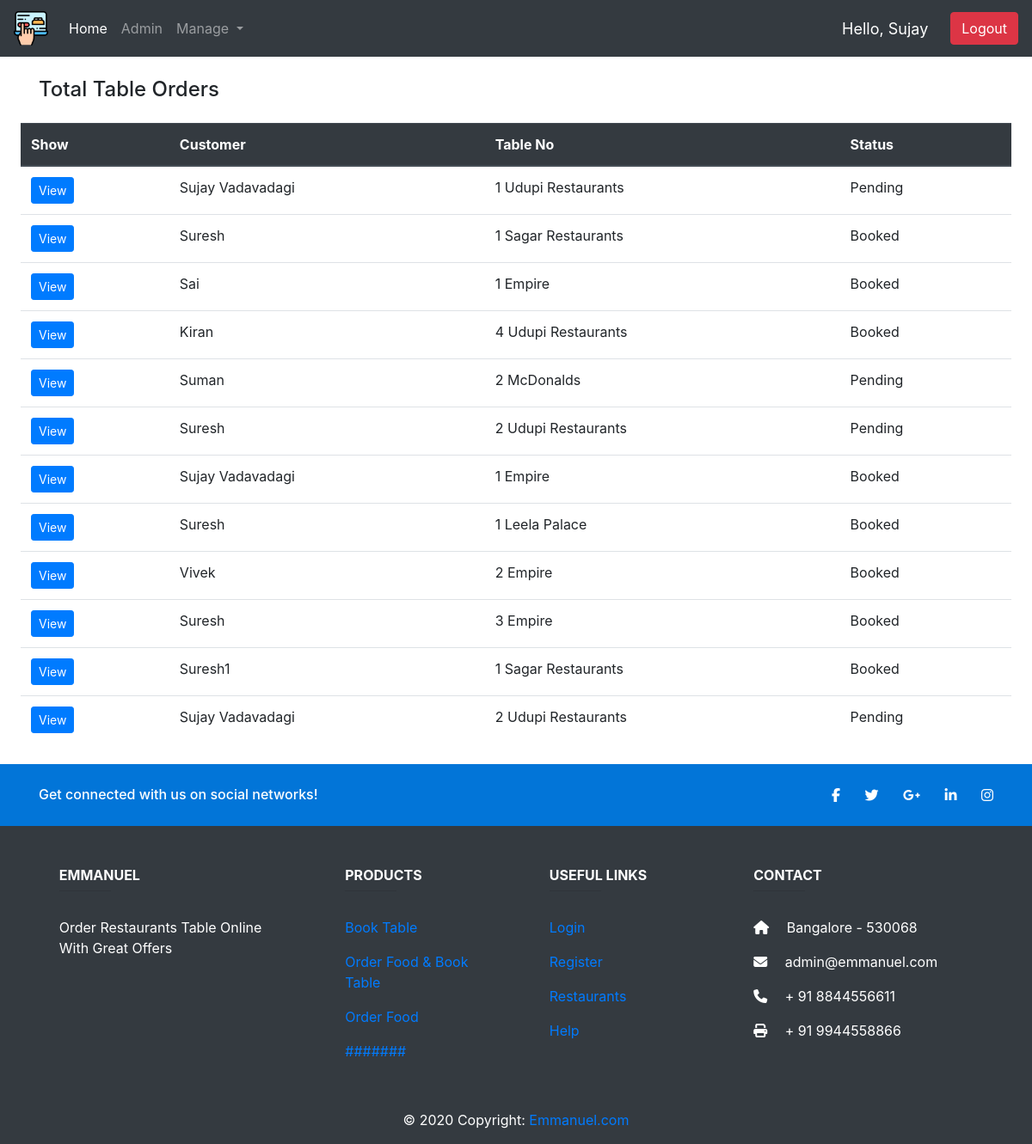
The page /admindash/show_torder (signed in) on the database its author committed.
### tablebooking/models.py (models this page shows, shortened)
class BookTable(models.Model):
    STATUS = (
        ('Booked', 'Booked'),
        ('Pending', 'Pending'),
        ('Cancelled', 'Cancelled'),
    )
    customer = models.ForeignKey(Customer, null=True, on_delete=models.SET_NULL)
    restaurant = models.ForeignKey(Restaurant, null=True, on_delete=models.SET_NULL)
    tables = models.ForeignKey(Resttab, null=True, on_delete=models.SET_NULL)
    status = models.CharField(max_length=100,null=True,choices=STATUS)

class Customer(models.Model):
    slno = models.IntegerField(null=True)
    name = models.CharField(max_length=200, null=True)
    rmn = models.IntegerField(null=True)
    address = models.CharField(max_length=200, null=True)
    email = models.EmailField(max_length=200, null=True)
    def __str__(self):
        return self.name

class Resttab(models.Model):
    rname = models.ForeignKey(Restaurant, null=True, on_delete=models.SET_NULL)
    tnum = models.IntegerField(null=True)
    def __str__(self):
        rest=str(self.rname)
        return str(self.tnum) +" "+ rest

class Restaurant(models.Model):
    slno = models.IntegerField(null=True)
    name = models.CharField(max_length=200, null=True)
    rmn = models.IntegerField(null=True)
    address = models.CharField(max_length=200, null=True)
    email = models.EmailField(max_length=200, null=True)
    def __str__(self):
        return self.name

### tablebooking/decorators.py (the view)
        def wrapper_func(request, *args, **kwargs):
            group = None
            if request.user.groups.exists():
                group = request.user.groups.all()[0].name
            if group in allowed_roles:
                return view_func(request, *args, **kwargs)
            else:
                return HttpResponse('YOU ARE NOT AUTHORIZED TO VIEW THIS PAGE')

### tablebooking/views.py (called while the page is built)
@login_required(login_url='login')
@allowed_users(allowed_roles=['admin'])
def show_torder(request):
    tord = BookTable.objects.all()
    return render(request, 'admindash/show_torder.html', {'tord': tord})

### tablebooking/templates/admindash/show_torder.html
{% extends 'admindash/base.html' %}
{% block content %}
<div class="container mt-4">
    <h4>Total Table Orders</h4>
</div>
<div class="contanier mx-4 my-4">
<table class="table">
    <thead class="thead-dark">
      <tr>
        <th scope="col">Show</th>
        <th scope="col">Customer</th>
        <th scope="col">Table No</th>
        <th scope="col">Status</th>
      </tr>
    </thead>
    <tbody>
        {% for i in tord %}
        <tr>
          <td><a class="btn btn-primary btn-sm" href="">View</a></td>
          <td>{{i.customer}}</td>
          <td>{{i.tables}}</td>
          <td>{{i.status}}</td>
        </tr>
        {% endfor %}
    </tbody>
</table>
</div>
{% endblock %}

### tablebooking/templates/admindash/base.html (shortened to what this page needs)
{% load static %}
<!doctype html>
<html lang="en">
<head>
    <link rel="stylesheet" href="https://stackpath.bootstrapcdn.com/bootstrap/4.5.2/css/bootstrap.min.css"
>
    <link rel="stylesheet" href="https://cdnjs.cloudflare.com/ajax/libs/font-awesome/4.7.0/css/font-awesome.min.css">
</head>
<body>
    <nav class="navbar navbar-expand-lg navbar-dark bg-dark">
        <a class="navbar-brand" href="#"><img src="{% static 'img/laptop.png' %}" alt="Logo"
                style="height: 40px; width: 40px;"></a>
        <div class="collapse navbar-collapse" id="navbarSupportedContent">
            <ul class="navbar-nav mr-auto">
                <li class="nav-item active">
                    <a class="nav-link" href="/">Home <span class="sr-only">(current)</span></a>
                </li>
                {% if request.user.is_staff %}
                <li class="nav-item">
                    <a class="nav-link" href="/admindash">Admin</a>
                </li>
                <li class="nav-item dropdown">
                    <a class="nav-link dropdown-toggle" href="#" id="navbarDropdown" role="button"
                        data-toggle="dropdown" aria-haspopup="true" aria-expanded="false">
                        Manage
                    </a>
                </li>
                {% endif %}
            </ul>
            <span class="form-inline my-2 my-lg-0">
                <span class="nav-link" style="color: white; font-size: 18px; margin-right: 10px;">Hello, {{request.user|capfirst}}</span>
                <a class="btn btn-danger" href="{% url 'logout' %}">Logout</a>
            </span>
        </div>
    </nav>
    {% block content %}
    {% endblock %}
    <footer class="page-footer font-small bg-dark mt-4" style="color: white;">
        <div style="background-color: #0275d8;">
            <div class="container">
                <div class="row py-4 d-flex align-items-center">
                    <div class="col-md-6 col-lg-5 text-center text-md-left mb-4 mb-md-0">
                        <h6 class="mb-0">Get connected with us on social networks!</h6>
                    </div>
                    <div class="col-md-6 col-lg-7 text-center text-md-right">
                        <a class="fb-ic">
                            <i class="fab fa-facebook-f white-text mr-4" style="color: white;"> </i>
                        </a>
                        <a class="tw-ic">
                            <i class="fab fa-twitter white-text mr-4" style="color: white;"> </i>
                        </a>
                        <a class="gplus-ic">
                            <i class="fab fa-google-plus-g white-text mr-4" style="color: white;"> </i>
                        </a>
                        <a class="li-ic">
                            <i class="fab fa-linkedin-in white-text mr-4" style="color: white;"> </i>
                        </a>
                        <a class="ins-ic">
                            <i class="fab fa-instagram white-text" style="color: white;"> </i>
                        </a>
                    </div>
                </div>
            </div>
        </div>
        <div class="container text-center text-md-left mt-5">
            <div class="row mt-3">
                <div class="col-md-3 col-lg-4 col-xl-3 mx-auto mb-4">
                    <h6 class="text-uppercase font-weight-bold">Emmanuel</h6>
                    <hr class="deep-purple accent-2 mb-4 mt-0 d-inline-block mx-auto" style="width: 60px;">
                    <p>Order Restaurants Table Online With Great Offers </p>
                </div>
                <div class="col-md-2 col-lg-2 col-xl-2 mx-auto mb-4">
                    <h6 class="text-uppercase font-weight-bold">Products</h6>
                    <hr class="deep-purple accent-2 mb-4 mt-0 d-inline-block mx-auto" style="width: 60px;">
                    <p>
                        <a href="#!">Book Table</a>
                    </p>
                    <p>
                        <a href="#!">Order Food & Book Table</a>
                    </p>
                    <p>
                        <a href="#!">Order Food</a>
                    </p>
                    <p>
                        <a href="#!">#######</a>
                    </p>
                </div>
                <div class="col-md-3 col-lg-2 col-xl-2 mx-auto mb-4">
                    <h6 class="text-uppercase font-weight-bold">Useful links</h6>
                    <hr class="deep-purple accent-2 mb-4 mt-0 d-inline-block mx-auto" style="width: 60px;">
                    <p>
                        <a href="#!">Login</a>
                    </p>
                    <p>
                        <a href="#!">Register</a>
                    </p>
                    <p>
                        <a href="#!">Restaurants</a>
                    </p>
                    <p>
                        <a href="#!">Help</a>
                    </p>
                </div>
                <div class="col-md-4 col-lg-3 col-xl-3 mx-auto mb-md-0 mb-4">
                    <h6 class="text-uppercase font-weight-bold">Contact</h6>
                    <hr class="deep-purple accent-2 mb-4 mt-0 d-inline-block mx-auto" style="width: 60px;">
                    <p>
                        <i class="fas fa-home mr-3"></i> Bangalore - 530068</p>
                    <p>
                        <i class="fas fa-envelope mr-3"></i> admin@emmanuel.com</p>
                    <p>
                        <i class="fas fa-phone mr-3"></i> + 91 8844556611</p>
                    <p>
                        <i class="fas fa-print mr-3"></i> + 91 9944558866</p>
                </div>
            </div>
        </div>
        <div class="footer-copyright text-center py-3">© 2020 Copyright:
            <a href=""> Emmanuel.com</a>
        </div>
    </footer>
</body>
</html>

### rows shown on the page
BookTable: customer "Sujay Vadavadagi", tables "1 Udupi Restaurants", status "Pending"
BookTable: customer "Suresh", tables "1 Sagar Restaurants", status "Booked"
BookTable: customer "Sai", tables "1 Empire", status "Booked"
BookTable: customer "Kiran", tables "4 Udupi Restaurants", status "Booked"
BookTable: customer "Suman", tables "2 McDonalds", status "Pending"
BookTable: customer "Suresh", tables "2 Udupi Restaurants", status "Pending"
BookTable: customer "Sujay Vadavadagi", tables "1 Empire", status "Booked"
BookTable: customer "Suresh", tables "1 Leela Palace", status "Booked"
BookTable: customer "Vivek", tables "2 Empire", status "Booked"
BookTable: customer "Suresh", tables "3 Empire", status "Booked"
BookTable: customer "Suresh1", tables "1 Sagar Restaurants", status "Booked"
BookTable: customer "Sujay Vadavadagi", tables "2 Udupi Restaurants", status "Pending"

### other values the page prints
{{ request.user|capfirst }} "Sujay"
